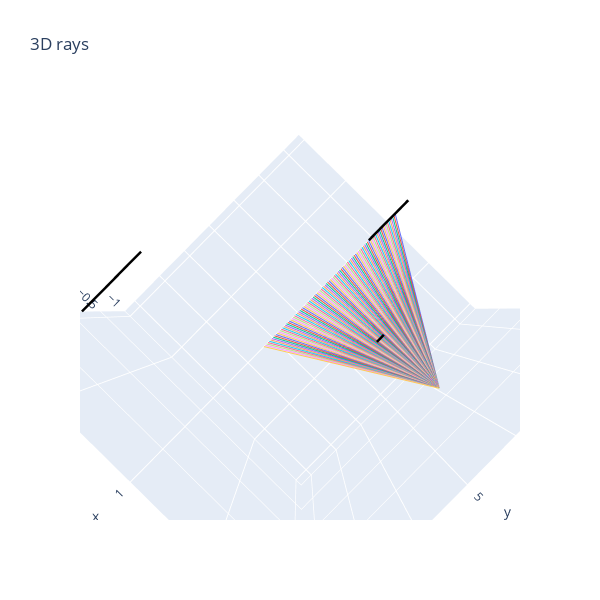

Notebook code for this chart:
### Code cell
segments = t.tensor([
    [[1.0, -12.0, 0.0], [1, -6.0, 0.0]], 
    [[0.5, 0.1, 0.0], [0.5, 1.15, 0.0]], 
    [[2, 12.0, 0.0], [2, 21.0, 0.0]]
])
render_lines_with_plotly(rays1d, segments)

### Figure 1 — Plotly figure (JSON) as saved in the notebook; plotly's stock layout.template omitted (floating-point values rounded to 4 significant figures)
{"data": [{"mode": "lines", "type": "scatter3d", "x": [0, 1], "y": [0, -10], "z": [0, 0]}, {"mode": "lines", "type": "scatter3d", "x": [0, 1], "y": [0, -9.798], "z": [0, 0]}, {"mode": "lines", "type": "scatter3d", "x": [0, 1], "y": [0, -9.596], "z": [0, 0]}, {"mode": "lines", "type": "scatter3d", "x": [0, 1], "y": [0, -9.394], "z": [0, 0]}, {"mode": "lines", "type": "scatter3d", "x": [0, 1], "y": [0, -9.192], "z": [0, 0]}, {"mode": "lines", "type": "scatter3d", "x": [0, 1], "y": [0, -8.99], "z": [0, 0]}, {"mode": "lines", "type": "scatter3d", "x": [0, 1], "y": [0, -8.788], "z": [0, 0]}, {"mode": "lines", "type": "scatter3d", "x": [0, 1], "y": [0, -8.586], "z": [0, 0]}, {"mode": "lines", "type": "scatter3d", "x": [0, 1], "y": [0, -8.384], "z": [0, 0]}, {"mode": "lines", "type": "scatter3d", "x": [0, 1], "y": [0, -8.182], "z": [0, 0]}, {"mode": "lines", "type": "scatter3d", "x": [0, 1], "y": [0, -7.98], "z": [0, 0]}, {"mode": "lines", "type": "scatter3d", "x": [0, 1], "y": [0, -7.778], "z": [0, 0]}, {"mode": "lines", "type": "scatter3d", "x": [0, 1], "y": [0, -7.576], "z": [0, 0]}, {"mode": "lines", "type": "scatter3d", "x": [0, 1], "y": [0, -7.374], "z": [0, 0]}, {"mode": "lines", "type": "scatter3d", "x": [0, 1], "y": [0, -7.172], "z": [0, 0]}, {"mode": "lines", "type": "scatter3d", "x": [0, 1], "y": [0, -6.97], "z": [0, 0]}, {"mode": "lines", "type": "scatter3d", "x": [0, 1], "y": [0, -6.768], "z": [0, 0]}, {"mode": "lines", "type": "scatter3d", "x": [0, 1], "y": [0, -6.566], "z": [0, 0]}, {"mode": "lines", "type": "scatter3d", "x": [0, 1], "y": [0, -6.364], "z": [0, 0]}, {"mode": "lines", "type": "scatter3d", "x": [0, 1], "y": [0, -6.162], "z": [0, 0]}, {"mode": "lines", "type": "scatter3d", "x": [0, 1], "y": [0, -5.96], "z": [0, 0]}, {"mode": "lines", "type": "scatter3d", "x": [0, 1], "y": [0, -5.758], "z": [0, 0]}, {"mode": "lines", "type": "scatter3d", "x": [0, 1], "y": [0, -5.556], "z": [0, 0]}, {"mode": "lines", "type": "scatter3d", "x": [0, 1], "y": [0, -5.354], "z": [0, 0]}, {"mode": "lines", "type": "scatter3d", "x": [0, 1], "y": [0, -5.152], "z": [0, 0]}, {"mode": "lines", "type": "scatter3d", "x": [0, 1], "y": [0, -4.949], "z": [0, 0]}, {"mode": "lines", "type": "scatter3d", "x": [0, 1], "y": [0, -4.747], "z": [0, 0]}, {"mode": "lines", "type": "scatter3d", "x": [0, 1], "y": [0, -4.545], "z": [0, 0]}, {"mode": "lines", "type": "scatter3d", "x": [0, 1], "y": [0, -4.343], "z": [0, 0]}, {"mode": "lines", "type": "scatter3d", "x": [0, 1], "y": [0, -4.141], "z": [0, 0]}, {"mode": "lines", "type": "scatter3d", "x": [0, 1], "y": [0, -3.939], "z": [0, 0]}, {"mode": "lines", "type": "scatter3d", "x": [0, 1], "y": [0, -3.737], "z": [0, 0]}, {"mode": "lines", "type": "scatter3d", "x": [0, 1], "y": [0, -3.535], "z": [0, 0]}, {"mode": "lines", "type": "scatter3d", "x": [0, 1], "y": [0, -3.333], "z": [0, 0]}, {"mode": "lines", "type": "scatter3d", "x": [0, 1], "y": [0, -3.131], "z": [0, 0]}, {"mode": "lines", "type": "scatter3d", "x": [0, 1], "y": [0, -2.929], "z": [0, 0]}, {"mode": "lines", "type": "scatter3d", "x": [0, 1], "y": [0, -2.727], "z": [0, 0]}, {"mode": "lines", "type": "scatter3d", "x": [0, 1], "y": [0, -2.525], "z": [0, 0]}, {"mode": "lines", "type": "scatter3d", "x": [0, 1], "y": [0, -2.323], "z": [0, 0]}, {"mode": "lines", "type": "scatter3d", "x": [0, 1], "y": [0, -2.121], "z": [0, 0]}, {"mode": "lines", "type": "scatter3d", "x": [0, 1], "y": [0, -1.919], "z": [0, 0]}, {"mode": "lines", "type": "scatter3d", "x": [0, 1], "y": [0, -1.717], "z": [0, 0]}, {"mode": "lines", "type": "scatter3d", "x": [0, 1], "y": [0, -1.515], "z": [0, 0]}, {"mode": "lines", "type": "scatter3d", "x": [0, 1], "y": [0, -1.313], "z": [0, 0]}, {"mode": "lines", "type": "scatter3d", "x": [0, 1], "y": [0, -1.111], "z": [0, 0]}, {"mode": "lines", "type": "scatter3d", "x": [0, 1], "y": [0, -0.9091], "z": [0, 0]}, {"mode": "lines", "type": "scatter3d", "x": [0, 1], "y": [0, -0.7071], "z": [0, 0]}, {"mode": "lines", "type": "scatter3d", "x": [0, 1], "y": [0, -0.5051], "z": [0, 0]}, {"mode": "lines", "type": "scatter3d", "x": [0, 1], "y": [0, -0.303], "z": [0, 0]}, {"mode": "lines", "type": "scatter3d", "x": [0, 1], "y": [0, -0.101], "z": [0, 0]}, {"mode": "lines", "type": "scatter3d", "x": [0, 1], "y": [0, 0.101], "z": [0, 0]}, {"mode": "lines", "type": "scatter3d", "x": [0, 1], "y": [0, 0.303], "z": [0, 0]}, {"mode": "lines", "type": "scatter3d", "x": [0, 1], "y": [0, 0.5051], "z": [0, 0]}, {"mode": "lines", "type": "scatter3d", "x": [0, 1], "y": [0, 0.7071], "z": [0, 0]}, {"mode": "lines", "type": "scatter3d", "x": [0, 1], "y": [0, 0.9091], "z": [0, 0]}, {"mode": "lines", "type": "scatter3d", "x": [0, 1], "y": [0, 1.111], "z": [0, 0]}, {"mode": "lines", "type": "scatter3d", "x": [0, 1], "y": [0, 1.313], "z": [0, 0]}, {"mode": "lines", "type": "scatter3d", "x": [0, 1], "y": [0, 1.515], "z": [0, 0]}, {"mode": "lines", "type": "scatter3d", "x": [0, 1], "y": [0, 1.717], "z": [0, 0]}, {"mode": "lines", "type": "scatter3d", "x": [0, 1], "y": [0, 1.919], "z": [0, 0]}, {"mode": "lines", "type": "scatter3d", "x": [0, 1], "y": [0, 2.121], "z": [0, 0]}, {"mode": "lines", "type": "scatter3d", "x": [0, 1], "y": [0, 2.323], "z": [0, 0]}, {"mode": "lines", "type": "scatter3d", "x": [0, 1], "y": [0, 2.525], "z": [0, 0]}, {"mode": "lines", "type": "scatter3d", "x": [0, 1], "y": [0, 2.727], "z": [0, 0]}, {"mode": "lines", "type": "scatter3d", "x": [0, 1], "y": [0, 2.929], "z": [0, 0]}, {"mode": "lines", "type": "scatter3d", "x": [0, 1], "y": [0, 3.131], "z": [0, 0]}, {"mode": "lines", "type": "scatter3d", "x": [0, 1], "y": [0, 3.333], "z": [0, 0]}, {"mode": "lines", "type": "scatter3d", "x": [0, 1], "y": [0, 3.535], "z": [0, 0]}, {"mode": "lines", "type": "scatter3d", "x": [0, 1], "y": [0, 3.737], "z": [0, 0]}, {"mode": "lines", "type": "scatter3d", "x": [0, 1], "y": [0, 3.939], "z": [0, 0]}, {"mode": "lines", "type": "scatter3d", "x": [0, 1], "y": [0, 4.141], "z": [0, 0]}, {"mode": "lines", "type": "scatter3d", "x": [0, 1], "y": [0, 4.343], "z": [0, 0]}, {"mode": "lines", "type": "scatter3d", "x": [0, 1], "y": [0, 4.545], "z": [0, 0]}, {"mode": "lines", "type": "scatter3d", "x": [0, 1], "y": [0, 4.747], "z": [0, 0]}, {"mode": "lines", "type": "scatter3d", "x": [0, 1], "y": [0, 4.949], "z": [0, 0]}, {"mode": "lines", "type": "scatter3d", "x": [0, 1], "y": [0, 5.152], "z": [0, 0]}, {"mode": "lines", "type": "scatter3d", "x": [0, 1], "y": [0, 5.354], "z": [0, 0]}, {"mode": "lines", "type": "scatter3d", "x": [0, 1], "y": [0, 5.556], "z": [0, 0]}, {"mode": "lines", "type": "scatter3d", "x": [0, 1], "y": [0, 5.758], "z": [0, 0]}, {"mode": "lines", "type": "scatter3d", "x": [0, 1], "y": [0, 5.96], "z": [0, 0]}, {"mode": "lines", "type": "scatter3d", "x": [0, 1], "y": [0, 6.162], "z": [0, 0]}, {"mode": "lines", "type": "scatter3d", "x": [0, 1], "y": [0, 6.364], "z": [0, 0]}, {"mode": "lines", "type": "scatter3d", "x": [0, 1], "y": [0, 6.566], "z": [0, 0]}, {"mode": "lines", "type": "scatter3d", "x": [0, 1], "y": [0, 6.768], "z": [0, 0]}, {"mode": "lines", "type": "scatter3d", "x": [0, 1], "y": [0, 6.97], "z": [0, 0]}, {"mode": "lines", "type": "scatter3d", "x": [0, 1], "y": [0, 7.172], "z": [0, 0]}, {"mode": "lines", "type": "scatter3d", "x": [0, 1], "y": [0, 7.374], "z": [0, 0]}, {"mode": "lines", "type": "scatter3d", "x": [0, 1], "y": [0, 7.576], "z": [0, 0]}, {"mode": "lines", "type": "scatter3d", "x": [0, 1], "y": [0, 7.778], "z": [0, 0]}, {"mode": "lines", "type": "scatter3d", "x": [0, 1], "y": [0, 7.98], "z": [0, 0]}, {"mode": "lines", "type": "scatter3d", "x": [0, 1], "y": [0, 8.182], "z": [0, 0]}, {"mode": "lines", "type": "scatter3d", "x": [0, 1], "y": [0, 8.384], "z": [0, 0]}, {"mode": "lines", "type": "scatter3d", "x": [0, 1], "y": [0, 8.586], "z": [0, 0]}, {"mode": "lines", "type": "scatter3d", "x": [0, 1], "y": [0, 8.788], "z": [0, 0]}, {"mode": "lines", "type": "scatter3d", "x": [0, 1], "y": [0, 8.99], "z": [0, 0]}, {"mode": "lines", "type": "scatter3d", "x": [0, 1], "y": [0, 9.192], "z": [0, 0]}, {"mode": "lines", "type": "scatter3d", "x": [0, 1], "y": [0, 9.394], "z": [0, 0]}, {"mode": "lines", "type": "scatter3d", "x": [0, 1], "y": [0, 9.596], "z": [0, 0]}, {"mode": "lines", "type": "scatter3d", "x": [0, 1], "y": [0, 9.798], "z": [0, 0]}, {"mode": "lines", "type": "scatter3d", "x": [0, 1], "y": [0, 10], "z": [0, 0]}, {"line": {"color": "black", "width": 5}, "mode": "lines", "type": "scatter3d", "x": [1, 1], "y": [-12, -6], "z": [0, 0]}, {"line": {"color": "black", "width": 5}, "mode": "lines", "type": "scatter3d", "x": [0.5, 0.5], "y": [0.1, 1.15], "z": [0, 0]}, {"line": {"color": "black", "width": 5}, "mode": "lines", "type": "scatter3d", "x": [2, 2], "y": [12, 21], "z": [0, 0]}], "layout": {"height": 600, "scene": {"aspectmode": "auto", "aspectratio": {"x": 1, "y": 1, "z": 1}, "camera": {"center": {"x": 0, "y": 0, "z": 0}, "eye": {"x": -6.654e-17, "y": 6.747e-17, "z": 1.548}, "projection": {"type": "perspective"}, "up": {"x": 0, "y": 0, "z": 1}}}, "showlegend": false, "title": {"text": "3D rays"}, "width": 600}}
